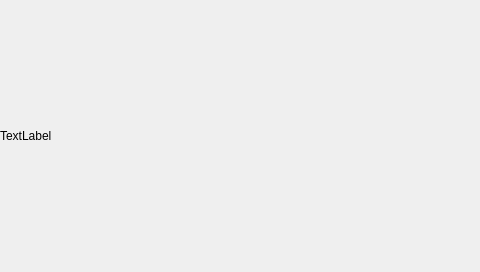
<?xml version="1.0" encoding="UTF-8"?>
<ui version="4.0">
 <class>Widget</class>
 <widget class="QWidget" name="Widget">
  <property name="geometry">
   <rect>
    <x>0</x>
    <y>0</y>
    <width>480</width>
    <height>272</height>
   </rect>
  </property>
  <property name="windowTitle">
   <string>BJTU Campus</string>
  </property>
  <widget class="QLabel" name="bkLabel">
   <property name="geometry">
    <rect>
     <x>0</x>
     <y>0</y>
     <width>480</width>
     <height>272</height>
    </rect>
   </property>
   <property name="text">
    <string>TextLabel</string>
   </property>
  </widget>
 </widget>
 <layoutdefault spacing="6" margin="11"/>
 <resources/>
 <connections/>
</ui>
